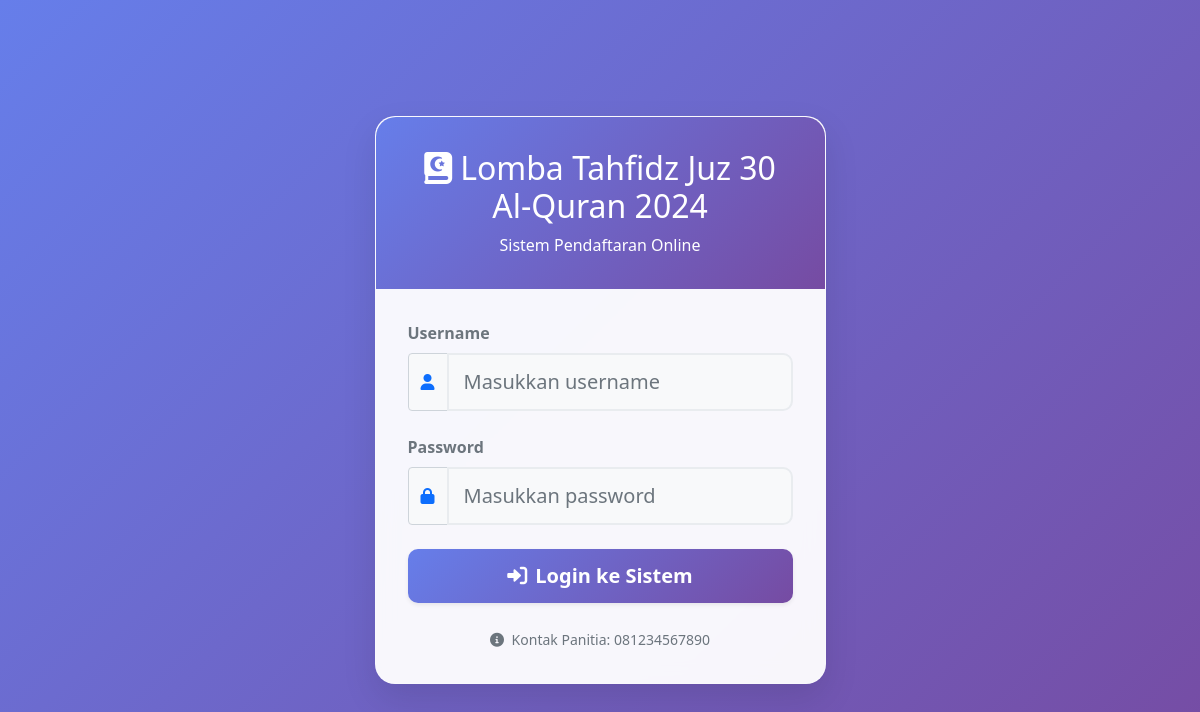
The page / on the database its author committed.
### tables this page shows
CREATE TABLE pengaturan (
    id INT AUTO_INCREMENT PRIMARY KEY,
    nama_pengaturan VARCHAR(100) NOT NULL UNIQUE,
    nilai TEXT,
    keterangan TEXT,
    updated_at TIMESTAMP DEFAULT CURRENT_TIMESTAMP ON UPDATE CURRENT_TIMESTAMP
);

### config/database.php (called while the page is built, shortened)
<?php
$host = 'localhost';
$port = '3307';
$dbname = 'lombatahfid';
$username = 'root';
$password = '';
try {
    $pdo = new PDO("mysql:host=$host;port=$port;dbname=$dbname;charset=utf8", $username, $password);
    $pdo->setAttribute(PDO::ATTR_ERRMODE, PDO::ERRMODE_EXCEPTION);
    $pdo->setAttribute(PDO::ATTR_DEFAULT_FETCH_MODE, PDO::FETCH_ASSOC);
} catch(PDOException $e) {
    error_log("Database connection failed: " . $e->getMessage());
    die("Terjadi kesalahan koneksi database. Silakan hubungi administrator.");
}
function getPengaturan($nama) {
    global $pdo;
    $stmt = $pdo->prepare("SELECT nilai FROM pengaturan WHERE nama_pengaturan = ?");
    $stmt->execute([$nama]);
    $result = $stmt->fetch();
    return $result ? $result['nilai'] : '';
}
?>

### index.php (the view, shortened to what this page needs)
<?php
require_once 'config/database.php';
?>
<!DOCTYPE html>
<html lang="id">
<head>
    <link href="https://cdn.jsdelivr.net/npm/bootstrap@5.1.3/dist/css/bootstrap.min.css" rel="stylesheet">
    <link href="https://cdnjs.cloudflare.com/ajax/libs/font-awesome/6.0.0/css/all.min.css" rel="stylesheet">
</head>
<body>
    <div class="login-container">
        <div class="container">
            <div class="row justify-content-center">
                <div class="col-md-6 col-lg-5">
                    <div class="login-card">
                        <div class="login-header">
                            <h2><i class="fas fa-quran me-2"></i><?php echo getPengaturan('nama_lomba'); ?></h2>
                            <p class="mb-0">Sistem Pendaftaran Online</p>
                        </div>
                        <div class="login-body">
                            <form action="index.php" method="POST">
                                <div class="mb-4">
                                    <label for="username" class="form-label fw-bold text-muted">Username</label>
                                    <div class="input-group">
                                        <span class="input-group-text bg-light"><i class="fas fa-user text-primary"></i></span>
                                        <input type="text" class="form-control form-control-lg bg-light" id="username" name="username" placeholder="Masukkan username" required>
                                    </div>
                                </div>
                                <div class="mb-4">
                                    <label for="password" class="form-label fw-bold text-muted">Password</label>
                                    <div class="input-group">
                                        <span class="input-group-text bg-light"><i class="fas fa-lock text-primary"></i></span>
                                        <input type="password" class="form-control form-control-lg bg-light" id="password" name="password" placeholder="Masukkan password" required>
                                    </div>
                                </div>
                                <button type="submit" class="btn btn-primary btn-login w-100 btn-lg shadow-sm">
                                    <i class="fas fa-sign-in-alt me-2"></i>Login ke Sistem
                                </button>
                            </form>
                            <div class="text-center mt-4">
                                <small class="text-muted">
                                    <i class="fas fa-info-circle me-1"></i>
                                    Kontak Panitia: <?php echo getPengaturan('kontak_panitia'); ?>
                                </small>
                            </div>
                        </div>
                    </div>
                </div>
            </div>
        </div>
    </div>
</body>
</html>

### index.php (style rules this page uses)
body { background: linear-gradient(135deg, #667eea 0%, #764ba2 100%); min-height: 100vh; font-family: 'Segoe UI', Tahoma, Geneva, Verdana, sans-serif; }
.login-container { min-height: 100vh; display: flex; align-items: center; justify-content: center; }
.login-card { background: rgba(255, 255, 255, 0.95); border-radius: 20px; box-shadow: 0 15px 35px rgba(0, 0, 0, 0.1); backdrop-filter: blur(10px); border: 1px solid rgba(255, 255, 255, 0.2); }
.login-header { background: linear-gradient(135deg, #667eea 0%, #764ba2 100%); color: white; border-radius: 20px 20px 0 0; padding: 2rem; text-align: center; }
.login-body { padding: 2rem; }
.btn-login { background: linear-gradient(135deg, #667eea 0%, #764ba2 100%); border: none; border-radius: 10px; padding: 12px 30px; font-weight: 600; transition: all 0.3s ease; }
.form-control { border-radius: 10px; border: 2px solid #e9ecef; padding: 12px 15px; transition: all 0.3s ease; }

### rows shown on the page
pengaturan: nilai "Lomba Tahfidz Juz 30 Al-Quran 2024"
pengaturan: nilai "081234567890"
